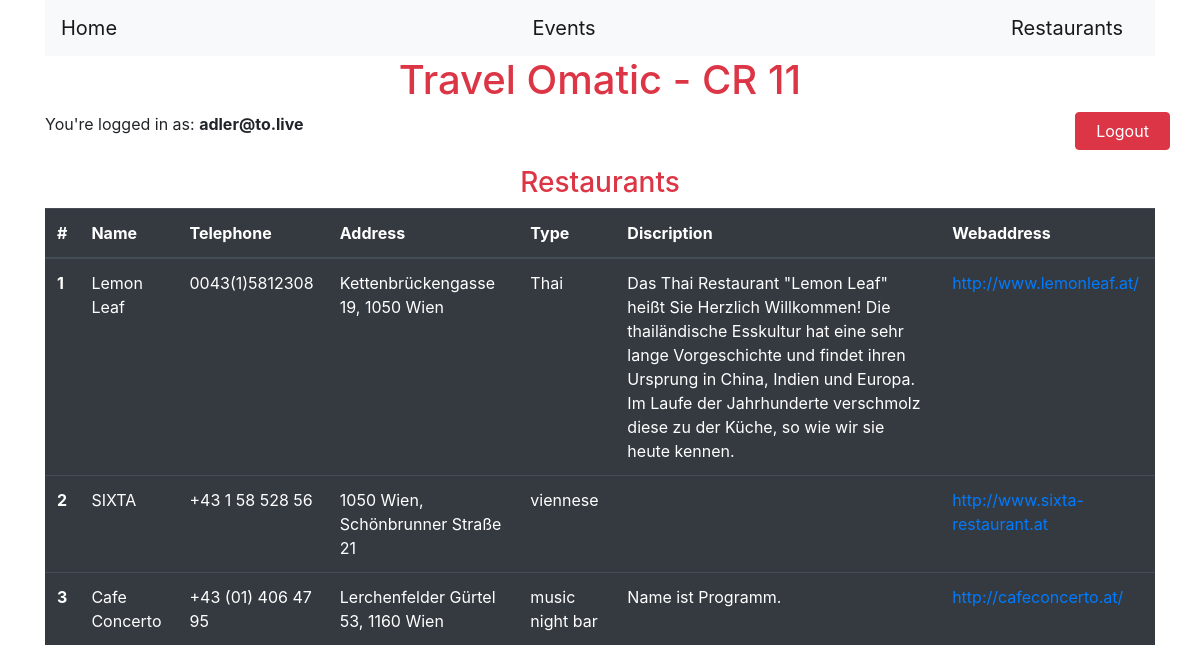
The page /restaurants.php (signed in) on the database its author committed.
### tables this page shows
CREATE TABLE `restaurant` (
  `restaurantID` int(11) NOT NULL,
  `name` varchar(30) NOT NULL,
  `tel` varchar(20) NOT NULL,
  `type` varchar(20) NOT NULL,
  `discription` text DEFAULT NULL,
  `address` varchar(50) NOT NULL,
  `webaddress` varchar(50) NOT NULL
);

### classes/Database.php (called while the page is built, shortened)
<?php
  class Database {
    public $mysqli;
    function __construct($hostname, $dbuser, $dbpw, $dbname)  {
      $this->mysqli = mysqli_connect($hostname, $dbuser, $dbpw, $dbname);
    }
    public function selectRow($tblName, $cols, $whereClause = '') {
      $sql = "SELECT $cols FROM $tblName $whereClause;";
      return mysqli_query($this->mysqli, $sql);
    }
  }

### actions/dbconnect.php (called while the page is built, shortened)
<?php
$trvomatic = new Database(DBHOST, DBUSER, DBPW, DBNAME);

### restaurants.php (the view, shortened to what this page needs)
<?php
  require_once 'classes/Database.php';
  require_once 'actions/dbconnect.php';
?>
<!DOCTYPE html>
<html lang="en" dir="ltr">
  <head>
    <link rel="stylesheet" href="https://stackpath.bootstrapcdn.com/bootstrap/4.3.1/css/bootstrap.min.css"
>
  </head>
  <body>
    <div class="container">
      <nav class="navbar navbar-light bg-light">
        <a class="navbar-brand" href="./">Home</a>
        <a class="navbar-brand" href="events.php">Events</a>
        <a class="navbar-brand" href="restaurants.php">Restaurants</a>
      </nav>
      <h1 class="text-center text-danger">Travel Omatic - CR 11</h1>
      <div class="row" style="margin-bottom: 1rem;">
        <span class="col-11">You're logged in as: <b><?php echo $_SESSION['user'] . "</b>"; ?></span>
        <a href="actions/a_logout.php" class="col-1 btn btn-danger">Logout</a>
      </div>
      <h3 class="text-center text-danger">Restaurants</h3>
      <table class="table table-dark">
        <thead>
          <tr>
            <th scope="col">#</th>
            <th scope="col">Name</th>
            <th scope="col">Telephone</th>
            <th scope="col">Address</th>
            <th scope="col">Type</th>
            <th scope="col">Discription</th>
            <th scope="col">Webaddress</th>
          </tr>
        </thead>
        <tbody>
          <?php
              $result = $trvomatic->selectRow('restaurant', '*');
              while ($row = $result->fetch_assoc()) {
                echo '<tr>
                  <th scope=\"row\">'.$row['restaurantID'].'</th>
                  <td>'.html_entity_decode($row['name']).'</td>
                  <td>'.$row['tel'].'</td>
                  <td>'.html_entity_decode($row['address']).'</td>
                  <td>'.html_entity_decode($row['type']).'</td>
                  <td>'.html_entity_decode($row['discription']).'</td>
                  <td><a href="'.$row['webaddress'].'" target="_blank">'.$row['webaddress'].'</a></td>
                </tr>';
              }
          ?>
        </tbody>
      </table>

### rows shown on the page
restaurant: restaurantID "1", name "Lemon Leaf", tel "0043(1)5812308", address "Kettenbrückengasse 19, 1050 Wien", type "Thai", discription "Das Thai Restaurant \"Lemon Leaf\" heißt Sie Herzlich Willkommen! Die thailändische Esskultur hat eine sehr lange Vorgeschichte und findet ihren Ursprung in China, Indien und Europa. Im Laufe der Jahrhunderte verschmolz diese zu der Küche, so wie wir sie heute kennen.", webaddress "http://www.lemonleaf.at/"
restaurant: restaurantID "2", name "SIXTA", tel "+43 1 58 528 56", address "1050 Wien, Schönbrunner Straße 21", type "viennese", webaddress "http://www.sixta-restaurant.at"
restaurant: restaurantID "3", name "Cafe Concerto", tel "+43 (01) 406 47 95", address "Lerchenfelder Gürtel 53, 1160 Wien", type "music night bar", discription "Name ist Programm.", webaddress "http://cafeconcerto.at/"

### other values the page prints
$_SESSION['user'] "adler@to.live"
